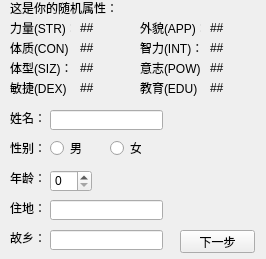
<?xml version="1.0" encoding="UTF-8"?>
<ui version="4.0">
 <class>Form</class>
 <widget class="QWidget" name="Form">
  <property name="geometry">
   <rect>
    <x>0</x>
    <y>0</y>
    <width>266</width>
    <height>259</height>
   </rect>
  </property>
  <property name="windowTitle">
   <string>Form</string>
  </property>
  <widget class="QRadioButton" name="sex_0">
   <property name="geometry">
    <rect>
     <x>50</x>
     <y>140</y>
     <width>31</width>
     <height>16</height>
    </rect>
   </property>
   <property name="text">
    <string>男</string>
   </property>
  </widget>
  <widget class="QLabel" name="label">
   <property name="geometry">
    <rect>
     <x>10</x>
     <y>110</y>
     <width>31</width>
     <height>16</height>
    </rect>
   </property>
   <property name="text">
    <string>姓名：</string>
   </property>
  </widget>
  <widget class="QSpinBox" name="age">
   <property name="geometry">
    <rect>
     <x>50</x>
     <y>170</y>
     <width>42</width>
     <height>22</height>
    </rect>
   </property>
  </widget>
  <widget class="QPushButton" name="next_step">
   <property name="geometry">
    <rect>
     <x>180</x>
     <y>230</y>
     <width>75</width>
     <height>23</height>
    </rect>
   </property>
   <property name="text">
    <string>下一步</string>
   </property>
  </widget>
  <widget class="QLabel" name="label_2">
   <property name="geometry">
    <rect>
     <x>10</x>
     <y>140</y>
     <width>31</width>
     <height>16</height>
    </rect>
   </property>
   <property name="text">
    <string>性别：</string>
   </property>
  </widget>
  <widget class="QLabel" name="label_3">
   <property name="geometry">
    <rect>
     <x>10</x>
     <y>170</y>
     <width>31</width>
     <height>16</height>
    </rect>
   </property>
   <property name="text">
    <string>年龄：</string>
   </property>
  </widget>
  <widget class="QLineEdit" name="homeland">
   <property name="geometry">
    <rect>
     <x>50</x>
     <y>230</y>
     <width>113</width>
     <height>20</height>
    </rect>
   </property>
  </widget>
  <widget class="QLabel" name="label_4">
   <property name="geometry">
    <rect>
     <x>10</x>
     <y>200</y>
     <width>31</width>
     <height>16</height>
    </rect>
   </property>
   <property name="text">
    <string>住地：</string>
   </property>
  </widget>
  <widget class="QLineEdit" name="name">
   <property name="geometry">
    <rect>
     <x>50</x>
     <y>110</y>
     <width>113</width>
     <height>20</height>
    </rect>
   </property>
  </widget>
  <widget class="QRadioButton" name="sex_1">
   <property name="geometry">
    <rect>
     <x>110</x>
     <y>140</y>
     <width>31</width>
     <height>16</height>
    </rect>
   </property>
   <property name="text">
    <string>女</string>
   </property>
  </widget>
  <widget class="QLabel" name="label_5">
   <property name="geometry">
    <rect>
     <x>10</x>
     <y>230</y>
     <width>31</width>
     <height>16</height>
    </rect>
   </property>
   <property name="text">
    <string>故乡：</string>
   </property>
  </widget>
  <widget class="QLineEdit" name="living_place">
   <property name="geometry">
    <rect>
     <x>50</x>
     <y>200</y>
     <width>113</width>
     <height>20</height>
    </rect>
   </property>
  </widget>
  <widget class="QLabel" name="label_6">
   <property name="geometry">
    <rect>
     <x>10</x>
     <y>0</y>
     <width>111</width>
     <height>16</height>
    </rect>
   </property>
   <property name="text">
    <string>这是你的随机属性：</string>
   </property>
  </widget>
  <widget class="QLabel" name="label_7">
   <property name="geometry">
    <rect>
     <x>10</x>
     <y>20</y>
     <width>61</width>
     <height>16</height>
    </rect>
   </property>
   <property name="text">
    <string>力量(STR)：</string>
   </property>
  </widget>
  <widget class="QLabel" name="label_8">
   <property name="geometry">
    <rect>
     <x>140</x>
     <y>20</y>
     <width>61</width>
     <height>16</height>
    </rect>
   </property>
   <property name="text">
    <string>外貌(APP)：</string>
   </property>
  </widget>
  <widget class="QLabel" name="label_9">
   <property name="geometry">
    <rect>
     <x>140</x>
     <y>40</y>
     <width>61</width>
     <height>16</height>
    </rect>
   </property>
   <property name="text">
    <string>智力(INT)：</string>
   </property>
  </widget>
  <widget class="QLabel" name="label_10">
   <property name="geometry">
    <rect>
     <x>140</x>
     <y>60</y>
     <width>61</width>
     <height>16</height>
    </rect>
   </property>
   <property name="text">
    <string>意志(POW)：</string>
   </property>
  </widget>
  <widget class="QLabel" name="label_11">
   <property name="geometry">
    <rect>
     <x>140</x>
     <y>80</y>
     <width>61</width>
     <height>16</height>
    </rect>
   </property>
   <property name="text">
    <string>教育(EDU)：</string>
   </property>
  </widget>
  <widget class="QLabel" name="label_12">
   <property name="geometry">
    <rect>
     <x>10</x>
     <y>80</y>
     <width>61</width>
     <height>16</height>
    </rect>
   </property>
   <property name="text">
    <string>敏捷(DEX)：</string>
   </property>
  </widget>
  <widget class="QLabel" name="label_13">
   <property name="geometry">
    <rect>
     <x>10</x>
     <y>60</y>
     <width>61</width>
     <height>16</height>
    </rect>
   </property>
   <property name="text">
    <string>体型(SIZ)：</string>
   </property>
  </widget>
  <widget class="QLabel" name="label_14">
   <property name="geometry">
    <rect>
     <x>10</x>
     <y>40</y>
     <width>61</width>
     <height>16</height>
    </rect>
   </property>
   <property name="text">
    <string>体质(CON)：</string>
   </property>
  </widget>
  <widget class="QLabel" name="STR">
   <property name="geometry">
    <rect>
     <x>80</x>
     <y>20</y>
     <width>16</width>
     <height>16</height>
    </rect>
   </property>
   <property name="text">
    <string>##</string>
   </property>
  </widget>
  <widget class="QLabel" name="CON">
   <property name="geometry">
    <rect>
     <x>80</x>
     <y>40</y>
     <width>16</width>
     <height>16</height>
    </rect>
   </property>
   <property name="text">
    <string>##</string>
   </property>
  </widget>
  <widget class="QLabel" name="SIZ">
   <property name="geometry">
    <rect>
     <x>80</x>
     <y>60</y>
     <width>16</width>
     <height>16</height>
    </rect>
   </property>
   <property name="text">
    <string>##</string>
   </property>
  </widget>
  <widget class="QLabel" name="DEX">
   <property name="geometry">
    <rect>
     <x>80</x>
     <y>80</y>
     <width>16</width>
     <height>16</height>
    </rect>
   </property>
   <property name="text">
    <string>##</string>
   </property>
  </widget>
  <widget class="QLabel" name="APP">
   <property name="geometry">
    <rect>
     <x>210</x>
     <y>20</y>
     <width>16</width>
     <height>16</height>
    </rect>
   </property>
   <property name="text">
    <string>##</string>
   </property>
  </widget>
  <widget class="QLabel" name="INT">
   <property name="geometry">
    <rect>
     <x>210</x>
     <y>40</y>
     <width>16</width>
     <height>16</height>
    </rect>
   </property>
   <property name="text">
    <string>##</string>
   </property>
  </widget>
  <widget class="QLabel" name="POW">
   <property name="geometry">
    <rect>
     <x>210</x>
     <y>60</y>
     <width>16</width>
     <height>16</height>
    </rect>
   </property>
   <property name="text">
    <string>##</string>
   </property>
  </widget>
  <widget class="QLabel" name="EDU">
   <property name="geometry">
    <rect>
     <x>210</x>
     <y>80</y>
     <width>16</width>
     <height>16</height>
    </rect>
   </property>
   <property name="text">
    <string>##</string>
   </property>
  </widget>
 </widget>
 <resources/>
 <connections/>
</ui>
